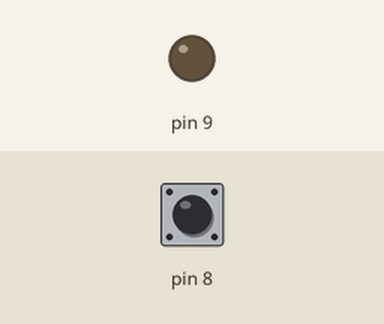
Bench run of a sketch on a simulated Arduino Uno, built with avr-gcc and run on an emulated ATmega328P. On the bench: output pins drawn as LEDs (lit = HIGH). Dashed ring = blinking. The inputs (shaded band) are chosen by the test bench; at power-on: pin 8 HIGH.

Above: at 1.2 s.
1.3 s: pin 8 pulled LOW for 0.15 s
At 2.4 s:
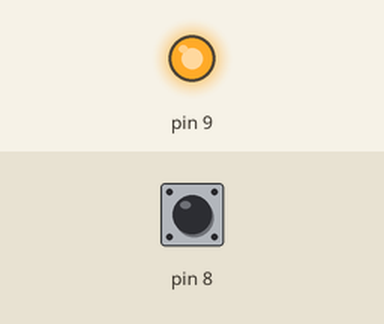
2.9 s: pin 8 pulled LOW for 1 s
At 4.19 s:
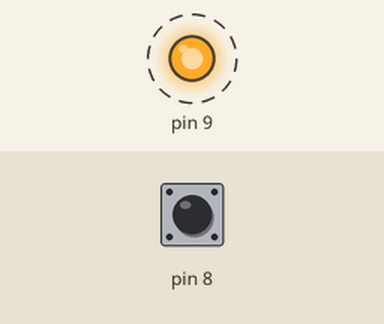
6.9 s: pin 8 pulled LOW for 3.2 s
At 7.8 s:
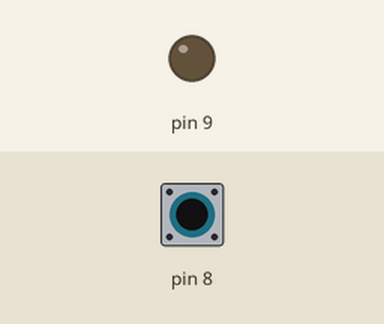
Timing chart, 0 to 9.9 s (numbered marks = the images above; inputs shaded):
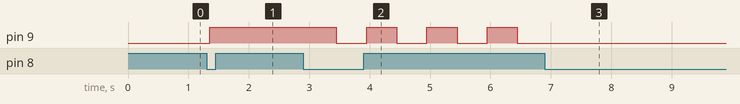

Measured:
- after the input at 1.3 s, pin 9: LOW → HIGH after 0.05 s
- after the input at 2.9 s, pin 9: alternates HIGH for 0.50 s and LOW for 0.50 s, starting after 0.55 s
- after the input at 6.9 s, pin 9: stops changing and stays LOW

The sketch:

ledStateMachine.ino
```cpp
enum State{
  ON,
  OFF,
  BLINK,
};
State currentState = OFF;
bool lastButtonState = HIGH;
unsigned long lastDebounceTime = 0;
const unsigned long debounceDelay = 50;
bool currentButtonState;
unsigned long previousMillis = 0;
const unsigned long delayInterval = 500;
bool ledState = LOW;


void setup() {
  // put your setup code here, to run once:
  pinMode(9,OUTPUT);
  pinMode(8,INPUT_PULLUP);

}

void loop() {
  // put your main code here, to run repeatedly:
  bool reading = digitalRead(8);
  if(reading != lastButtonState){
    lastDebounceTime = millis();
      }
    if((millis() - lastDebounceTime) >= debounceDelay){
      if(reading != currentButtonState){
        currentButtonState = reading;

        if(currentButtonState == LOW)
        {
          switch(currentState)
          {
            case OFF: currentState = ON;break;
            case ON: currentState = BLINK;break;
            case BLINK: currentState = OFF;break;
          }
        }
      }
    }
    lastButtonState = reading;
    switch(currentState)
    {
      case OFF: digitalWrite(9,LOW);break;
      case ON: digitalWrite(9,HIGH);break;
      case BLINK: if((millis() - previousMillis) >= delayInterval)
      {
        previousMillis = millis();
        ledState = !ledState;
        digitalWrite(9,ledState);
      }break;

    }


}
```
